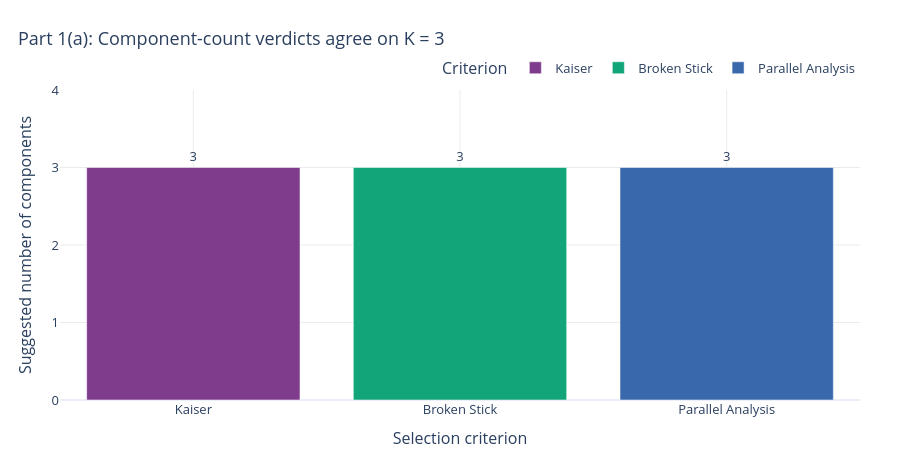

The cell this chart's notebook holds for it:
### Code cell
criteria_table = pd.DataFrame({
    "Criterion": [
        "Kaiser",
        "Broken Stick",
        "Parallel Analysis"
    ],
    "Suggested K": [
        verdicts["kaiser"],
        verdicts["broken_stick"],
        verdicts["parallel"]
    ]
})

display(criteria_table)

fig = px.bar(
    criteria_table,
    x="Criterion",
    y="Suggested K",
    text="Suggested K",
    color="Criterion",
    color_discrete_sequence=COLOR_SEQUENCE,
    title="Part 1(a): Component-count verdicts agree on K = 3",
)
fig.update_traces(textposition="outside")
fig.update_yaxes(title_text="Suggested number of components", dtick=1, range=[0, max(criteria_table["Suggested K"]) + 1])
fig.update_xaxes(title_text="Selection criterion")
style_figure(fig, height=460).show()

### Figure 1 — Plotly figure (JSON) as saved in the notebook; plotly's stock layout.template omitted (floating-point values rounded to 4 significant figures)
{"data": [{"hovertemplate": "Criterion=%{x}<br>Suggested K=%{text}<extra></extra>", "legendgroup": "Kaiser", "marker": {"color": "rgb(127, 60, 141)", "pattern": {"shape": ""}}, "name": "Kaiser", "orientation": "v", "showlegend": true, "text": [3.0], "textposition": "outside", "type": "bar", "x": ["Kaiser"], "xaxis": "x", "y": [3], "yaxis": "y"}, {"hovertemplate": "Criterion=%{x}<br>Suggested K=%{text}<extra></extra>", "legendgroup": "Broken Stick", "marker": {"color": "rgb(17, 165, 121)", "pattern": {"shape": ""}}, "name": "Broken Stick", "orientation": "v", "showlegend": true, "text": [3.0], "textposition": "outside", "type": "bar", "x": ["Broken Stick"], "xaxis": "x", "y": [3], "yaxis": "y"}, {"hovertemplate": "Criterion=%{x}<br>Suggested K=%{text}<extra></extra>", "legendgroup": "Parallel Analysis", "marker": {"color": "rgb(57, 105, 172)", "pattern": {"shape": ""}}, "name": "Parallel Analysis", "orientation": "v", "showlegend": true, "text": [3.0], "textposition": "outside", "type": "bar", "x": ["Parallel Analysis"], "xaxis": "x", "y": [3], "yaxis": "y"}], "layout": {"barmode": "relative", "font": {"size": 13}, "height": 460, "legend": {"orientation": "h", "title": {"text": "Criterion"}, "tracegroupgap": 0, "x": 1, "xanchor": "right", "y": 1.02, "yanchor": "bottom"}, "margin": {"b": 60, "l": 60, "r": 40, "t": 90}, "title": {"text": "Part 1(a): Component-count verdicts agree on K = 3", "x": 0.02, "xanchor": "left"}, "xaxis": {"anchor": "y", "categoryarray": ["Kaiser", "Broken Stick", "Parallel Analysis"], "categoryorder": "array", "domain": [0, 1], "gridcolor": "rgba(0,0,0,0.08)", "showgrid": true, "title": {"text": "Selection criterion"}}, "yaxis": {"anchor": "x", "domain": [0, 1], "dtick": 1, "gridcolor": "rgba(0,0,0,0.08)", "range": [0, 4], "showgrid": true, "title": {"text": "Suggested number of components"}}}}
